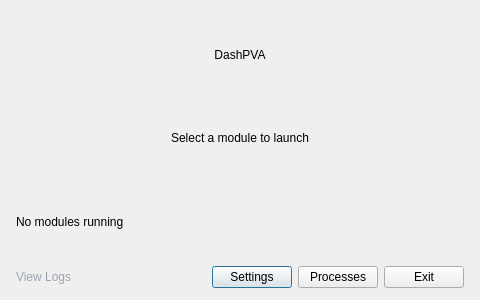
<?xml version="1.0" encoding="UTF-8"?>
<!--
Copyright © 2026, UChicago Argonne, LLC
All Rights Reserved
Software Name: DashPVA
By: Argonne National Laboratory

BSD OPEN SOURCE LICENSE

Redistribution and use in source and binary forms, with or without modification, are permitted provided that the following conditions are met:

1. Redistributions of source code must retain the above copyright notice, this list of conditions and the following disclaimer.
2. Redistributions in binary form must reproduce the above copyright notice, this list of conditions and the following disclaimer in the documentation and/or other materials provided with the distribution.
3. Neither the name of the copyright holder nor the names of its contributors may be used to endorse or promote products derived from this software without specific prior written permission.

******************************************************************************************************
DISCLAIMER

THIS SOFTWARE IS PROVIDED BY THE COPYRIGHT HOLDERS AND CONTRIBUTORS "AS IS" AND ANY EXPRESS OR IMPLIED WARRANTIES, INCLUDING, BUT NOT LIMITED TO, THE IMPLIED WARRANTIES OF MERCHANTABILITY AND FITNESS FOR A PARTICULAR PURPOSE ARE DISCLAIMED. IN NO EVENT SHALL THE COPYRIGHT HOLDER OR CONTRIBUTORS BE LIABLE FOR ANY DIRECT, INDIRECT, INCIDENTAL, SPECIAL, EXEMPLARY, OR CONSEQUENTIAL DAMAGES (INCLUDING, BUT NOT LIMITED TO, PROCUREMENT OF SUBSTITUTE GOODS OR SERVICES; LOSS OF USE, DATA, OR PROFITS; OR BUSINESS INTERRUPTION) HOWEVER CAUSED AND ON ANY THEORY OF LIABILITY, WHETHER IN CONTRACT, STRICT LIABILITY, OR TORT (INCLUDING NEGLIGENCE OR OTHERWISE) ARISING IN ANY WAY OUT OF THE USE OF THIS SOFTWARE, EVEN IF ADVISED OF THE POSSIBILITY OF SUCH DAMAGE.
******************************************************************************************************
-->

<ui version="4.0">
 <class>DashPVALauncher</class>
 <widget class="QDialog" name="DashPVALauncher">
  <property name="geometry">
   <rect>
    <x>0</x>
    <y>0</y>
    <width>480</width>
    <height>300</height>
   </rect>
  </property>
  <property name="minimumSize">
   <size>
    <width>460</width>
    <height>0</height>
   </size>
  </property>
  <property name="windowTitle">
   <string>DashPVA Launcher</string>
  </property>
  <layout class="QVBoxLayout" name="verticalLayout">
   <property name="spacing">
    <number>6</number>
   </property>
   <property name="leftMargin">
    <number>16</number>
   </property>
   <property name="topMargin">
    <number>16</number>
   </property>
   <property name="rightMargin">
    <number>16</number>
   </property>
   <property name="bottomMargin">
    <number>12</number>
   </property>

   <!-- App title -->
   <item>
    <widget class="QLabel" name="lbl_header">
     <property name="text">
      <string>DashPVA</string>
     </property>
     <property name="alignment">
      <set>Qt::AlignCenter</set>
     </property>
    </widget>
   </item>

   <!-- Subtitle -->
   <item>
    <widget class="QLabel" name="lbl_subtitle">
     <property name="text">
      <string>Select a module to launch</string>
     </property>
     <property name="alignment">
      <set>Qt::AlignCenter</set>
     </property>
    </widget>
   </item>

   <!-- Dynamic registry sections are inserted here by _insert_registry_sections() -->

   <!-- Running-modules status -->
   <item>
    <widget class="QLabel" name="lbl_status">
     <property name="text">
      <string>No modules running</string>
     </property>
     <property name="alignment">
      <set>Qt::AlignLeading|Qt::AlignLeft|Qt::AlignVCenter</set>
     </property>
    </widget>
   </item>

   <!-- Bottom action bar -->
   <item>
    <layout class="QHBoxLayout" name="horizontalLayout">
     <property name="spacing">
      <number>6</number>
     </property>

     <!-- Logs link (leftmost, before the spacer) -->
     <item>
      <widget class="QLabel" name="lbl_logs">
       <property name="text">
        <string>&lt;a href="#" style="color: #9BA5B5; text-decoration: none; font-size: 9pt;"&gt;View Logs&lt;/a&gt;</string>
       </property>
       <property name="toolTip">
        <string>View application logs</string>
       </property>
       <property name="openExternalLinks">
        <bool>false</bool>
       </property>
      </widget>
     </item>

     <item>
      <spacer name="horizontalSpacer">
       <property name="orientation">
        <enum>Qt::Horizontal</enum>
       </property>
       <property name="sizeHint" stdset="0">
        <size>
         <width>40</width>
         <height>20</height>
        </size>
       </property>
      </spacer>
     </item>

     <item>
      <widget class="QPushButton" name="btn_settings">
       <property name="text">
        <string>Settings</string>
       </property>
      </widget>
     </item>

     <item>
      <widget class="QPushButton" name="btn_processes">
       <property name="toolTip">
        <string>View and manage running modules</string>
       </property>
       <property name="text">
        <string>Processes</string>
       </property>
      </widget>
     </item>

     <item>
      <widget class="QPushButton" name="btn_exit">
       <property name="text">
        <string>Exit</string>
       </property>
      </widget>
     </item>

    </layout>
   </item>

  </layout>
 </widget>
 <resources/>
 <connections/>
</ui>
